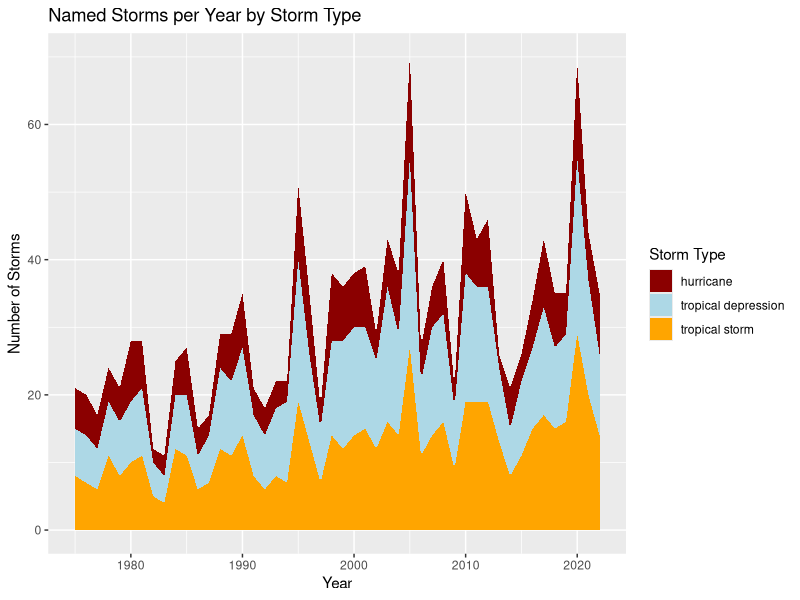
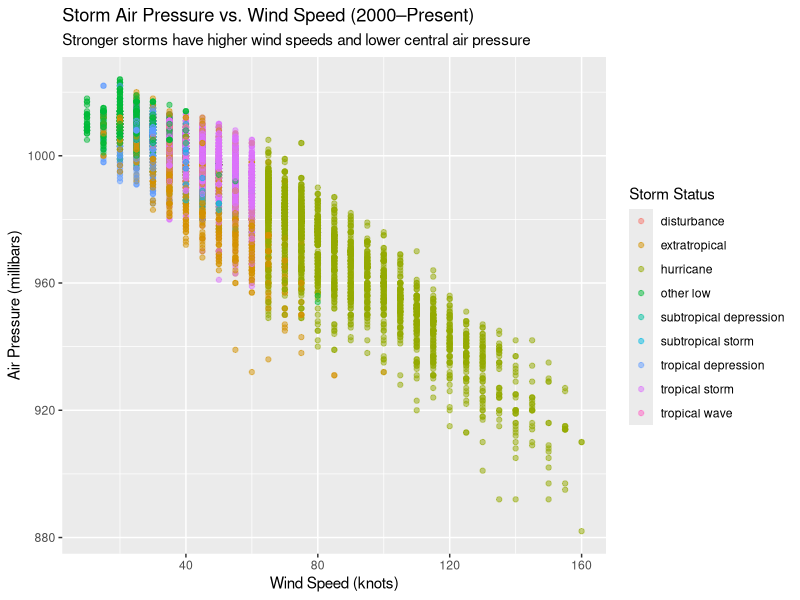

Write the R code that produced these figures, in order.
## ---- chunk 1
#| label: setup
#| message: false

library(tidyverse)
## ---- chunk 2
#| label: plot-storms

storms |>
  filter(status %in% c("tropical depression", "tropical storm", "hurricane")) |>
  distinct(year, name, status) |>
  count(year, status) |>
  complete(year, status, fill = list(n = 0)) |> # Fill missing year/status pairs with 0 for smooth stacking
  ggplot(aes(x = year, y = n, fill = status)) +
  geom_area() +
  scale_fill_manual(
    values = c(
      "tropical depression" = "lightblue",
      "tropical storm" = "orange",
      "hurricane" = "darkred"
    )
  ) +
  labs(
    title = "Named Storms per Year by Storm Type",
    x = "Year",
    y = "Number of Storms",
    fill = "Storm Type"
  )
## ---- chunk 3
#| label: print-storms
#| cache: true
storms_recent <- storms |>
  filter(year >= 2000) |>
  select(year, name, status, wind, pressure)
## ---- chunk 4
#| label: plot-pressure-wind

storms_recent |>
  ggplot(aes(x = wind, y = pressure, color = status)) +
  geom_point(alpha = 0.5) + # Semi-transparent points reveal overlapping observations
  labs(
    title = "Storm Air Pressure vs. Wind Speed (2000–Present)",
    subtitle = "Stronger storms have higher wind speeds and lower central air pressure",
    x = "Wind Speed (knots)",
    y = "Air Pressure (millibars)",
    color = "Storm Status"
  )
